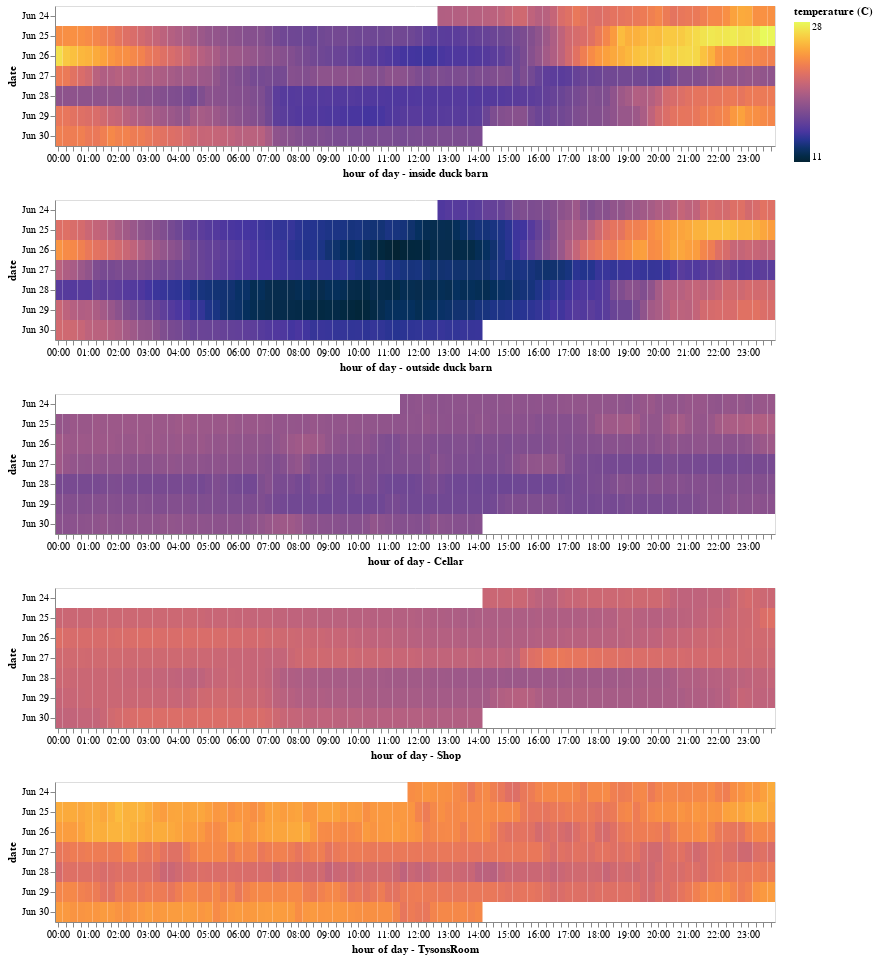

The cell this chart's notebook holds for it:
### Code cell
f1 = alt.Chart(dfsub.reset_index()).mark_rect().encode(
    alt.X('hoursminutes(created_at):O', title='hour of day - inside duck barn'),
    alt.Y('monthdate(created_at):O', title='date'),
    alt.Color('DuckBarnTemp_Internal:Q', title='temperature (C)', scale=alt.Scale(range=palettable.cmocean.sequential.Thermal_20.hex_colors)),
    tooltip=['hoursminutes(created_at):O','monthdate(created_at):O','DuckBarnTemp_Internal:Q']
).properties(
    width=720
)

f2 = f1.encode(
    alt.X('hoursminutes(created_at):O', title='hour of day - outside duck barn'),
    alt.Color('DuckBarnTemp_External:Q', title='temperature (C)', scale=alt.Scale(range=palettable.cmocean.sequential.Thermal_20.hex_colors)),
    tooltip=['hoursminutes(created_at):O','monthdate(created_at):O','DuckBarnTemp_External:Q']
)


f3 = f1.encode(
    alt.X('hoursminutes(created_at):O', title='hour of day - Cellar'),
    alt.Color('CellarTemp:Q', title='temperature (C)', scale=alt.Scale(range=palettable.cmocean.sequential.Thermal_20.hex_colors)),
    tooltip=['hoursminutes(created_at):O','monthdate(created_at):O','CellarTemp:Q']
)

f4 = f1.encode(
    alt.X('hoursminutes(created_at):O', title='hour of day - Shop'),
    alt.Color('ShopTemp:Q', title='temperature (C)', scale=alt.Scale(range=palettable.cmocean.sequential.Thermal_20.hex_colors)),
    tooltip=['hoursminutes(created_at):O','monthdate(created_at):O','ShopTemp:Q']
)

f5 = f1.encode(
    alt.X('hoursminutes(created_at):O', title='hour of day - TysonsRoom'),
    alt.Color('TysonsRoomTemp:Q', title='temperature (C)', scale=alt.Scale(range=palettable.cmocean.sequential.Thermal_20.hex_colors)),
    tooltip=['hoursminutes(created_at):O','monthdate(created_at):O','TysonsRoomTemp:Q']
)

(f1 & f2 & f3 & f4 & f5)

### Figure 1 — Vega-Lite specification as saved in the notebook (floating-point values rounded to 4 significant figures; data arrays with more than 128 entries replaced by an {"elided": "..."} marker saying what was removed)
{"config": {"view": {"continuousWidth": 400, "continuousHeight": 300}}, "vconcat": [{"mark": "rect", "encoding": {"color": {"type": "quantitative", "field": "DuckBarnTemp_Internal", "scale": {"range": ["#042333", "#072C4D", "#12326F", "#273491", "#4635A0", "#5B3D9B", "#6E4794", "#804E8F", "#92558B", "#A65C86", "#BA627E", "#CE6971", "#E07163", "#EE7D53", "#F88E44", "#FBA13D", "#FBB73D", "#F8CD44", "#F1E44F", "#E8FA5B"]}, "title": "temperature (C)"}, "tooltip": [{"type": "ordinal", "field": "created_at", "timeUnit": "hoursminutes"}, {"type": "ordinal", "field": "created_at", "timeUnit": "monthdate"}, {"type": "quantitative", "field": "DuckBarnTemp_Internal"}], "x": {"type": "ordinal", "field": "created_at", "timeUnit": "hoursminutes", "title": "hour of day - inside duck barn"}, "y": {"type": "ordinal", "field": "created_at", "timeUnit": "monthdate", "title": "date"}}, "width": 720}, {"mark": "rect", "encoding": {"color": {"type": "quantitative", "field": "DuckBarnTemp_External", "scale": {"range": ["#042333", "#072C4D", "#12326F", "#273491", "#4635A0", "#5B3D9B", "#6E4794", "#804E8F", "#92558B", "#A65C86", "#BA627E", "#CE6971", "#E07163", "#EE7D53", "#F88E44", "#FBA13D", "#FBB73D", "#F8CD44", "#F1E44F", "#E8FA5B"]}, "title": "temperature (C)"}, "tooltip": [{"type": "ordinal", "field": "created_at", "timeUnit": "hoursminutes"}, {"type": "ordinal", "field": "created_at", "timeUnit": "monthdate"}, {"type": "quantitative", "field": "DuckBarnTemp_External"}], "x": {"type": "ordinal", "field": "created_at", "timeUnit": "hoursminutes", "title": "hour of day - outside duck barn"}, "y": {"type": "ordinal", "field": "created_at", "timeUnit": "monthdate", "title": "date"}}, "width": 720}, {"mark": "rect", "encoding": {"color": {"type": "quantitative", "field": "CellarTemp", "scale": {"range": ["#042333", "#072C4D", "#12326F", "#273491", "#4635A0", "#5B3D9B", "#6E4794", "#804E8F", "#92558B", "#A65C86", "#BA627E", "#CE6971", "#E07163", "#EE7D53", "#F88E44", "#FBA13D", "#FBB73D", "#F8CD44", "#F1E44F", "#E8FA5B"]}, "title": "temperature (C)"}, "tooltip": [{"type": "ordinal", "field": "created_at", "timeUnit": "hoursminutes"}, {"type": "ordinal", "field": "created_at", "timeUnit": "monthdate"}, {"type": "quantitative", "field": "CellarTemp"}], "x": {"type": "ordinal", "field": "created_at", "timeUnit": "hoursminutes", "title": "hour of day - Cellar"}, "y": {"type": "ordinal", "field": "created_at", "timeUnit": "monthdate", "title": "date"}}, "width": 720}, {"mark": "rect", "encoding": {"color": {"type": "quantitative", "field": "ShopTemp", "scale": {"range": ["#042333", "#072C4D", "#12326F", "#273491", "#4635A0", "#5B3D9B", "#6E4794", "#804E8F", "#92558B", "#A65C86", "#BA627E", "#CE6971", "#E07163", "#EE7D53", "#F88E44", "#FBA13D", "#FBB73D", "#F8CD44", "#F1E44F", "#E8FA5B"]}, "title": "temperature (C)"}, "tooltip": [{"type": "ordinal", "field": "created_at", "timeUnit": "hoursminutes"}, {"type": "ordinal", "field": "created_at", "timeUnit": "monthdate"}, {"type": "quantitative", "field": "ShopTemp"}], "x": {"type": "ordinal", "field": "created_at", "timeUnit": "hoursminutes", "title": "hour of day - Shop"}, "y": {"type": "ordinal", "field": "created_at", "timeUnit": "monthdate", "title": "date"}}, "width": 720}, {"mark": "rect", "encoding": {"color": {"type": "quantitative", "field": "TysonsRoomTemp", "scale": {"range": ["#042333", "#072C4D", "#12326F", "#273491", "#4635A0", "#5B3D9B", "#6E4794", "#804E8F", "#92558B", "#A65C86", "#BA627E", "#CE6971", "#E07163", "#EE7D53", "#F88E44", "#FBA13D", "#FBB73D", "#F8CD44", "#F1E44F", "#E8FA5B"]}, "title": "temperature (C)"}, "tooltip": [{"type": "ordinal", "field": "created_at", "timeUnit": "hoursminutes"}, {"type": "ordinal", "field": "created_at", "timeUnit": "monthdate"}, {"type": "quantitative", "field": "TysonsRoomTemp"}], "x": {"type": "ordinal", "field": "created_at", "timeUnit": "hoursminutes", "title": "hour of day - TysonsRoom"}, "y": {"type": "ordinal", "field": "created_at", "timeUnit": "monthdate", "title": "date"}}, "width": 720}], "data": {"name": "data-1dd9532247e415264b465329067c982b"}, "$schema": "https://vega.github.io/schema/vega-lite/v4.8.1.json", "datasets": {"data-1dd9532247e415264b465329067c982b": {"elided": "587 records"}}}
